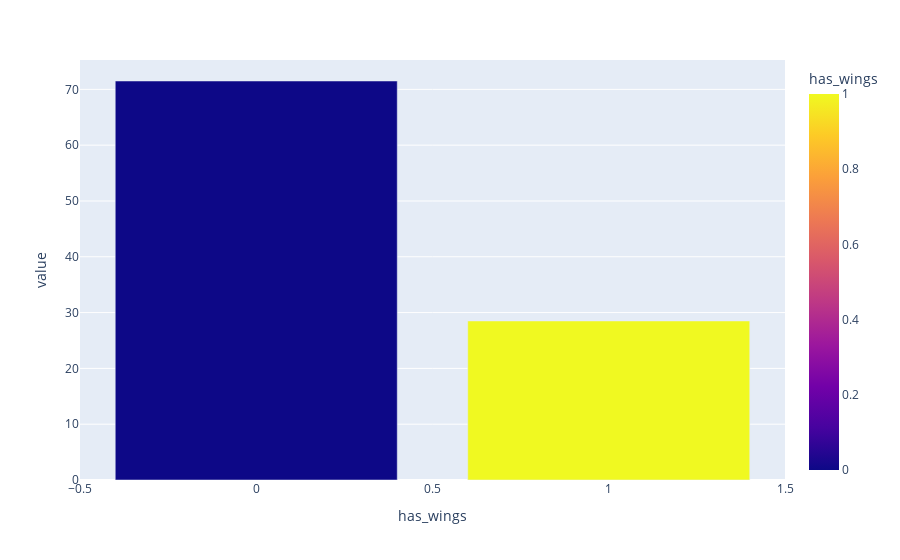

Here is the notebook cell this chart was saved with:
### Code cell
# Distribuição da variável 'has_wings' em %
percentual_skin_type= df_species_eda.value_counts('has_wings') / len(df_species_eda) * 100
px.bar(percentual_skin_type, color=percentual_skin_type.index)

### Figure 1 — Plotly figure (JSON) as saved in the notebook; plotly's stock layout.template omitted (floating-point values rounded to 4 significant figures)
{"data": [{"hovertemplate": "has_wings=%{marker.color}<br>value=%{y}<extra></extra>", "legendgroup": "", "marker": {"color": [0, 1], "coloraxis": "coloraxis", "pattern": {"shape": ""}}, "name": "", "orientation": "v", "showlegend": false, "textposition": "auto", "type": "bar", "x": [0, 1], "xaxis": "x", "y": [71.5, 28.5], "yaxis": "y"}], "layout": {"barmode": "relative", "coloraxis": {"colorbar": {"title": {"text": "has_wings"}}, "colorscale": [[0, "#0d0887"], [0.1111, "#46039f"], [0.2222, "#7201a8"], [0.3333, "#9c179e"], [0.4444, "#bd3786"], [0.5556, "#d8576b"], [0.6667, "#ed7953"], [0.7778, "#fb9f3a"], [0.8889, "#fdca26"], [1, "#f0f921"]]}, "legend": {"tracegroupgap": 0}, "margin": {"t": 60}, "xaxis": {"anchor": "y", "domain": [0, 1], "title": {"text": "has_wings"}}, "yaxis": {"anchor": "x", "domain": [0, 1], "title": {"text": "value"}}}}
